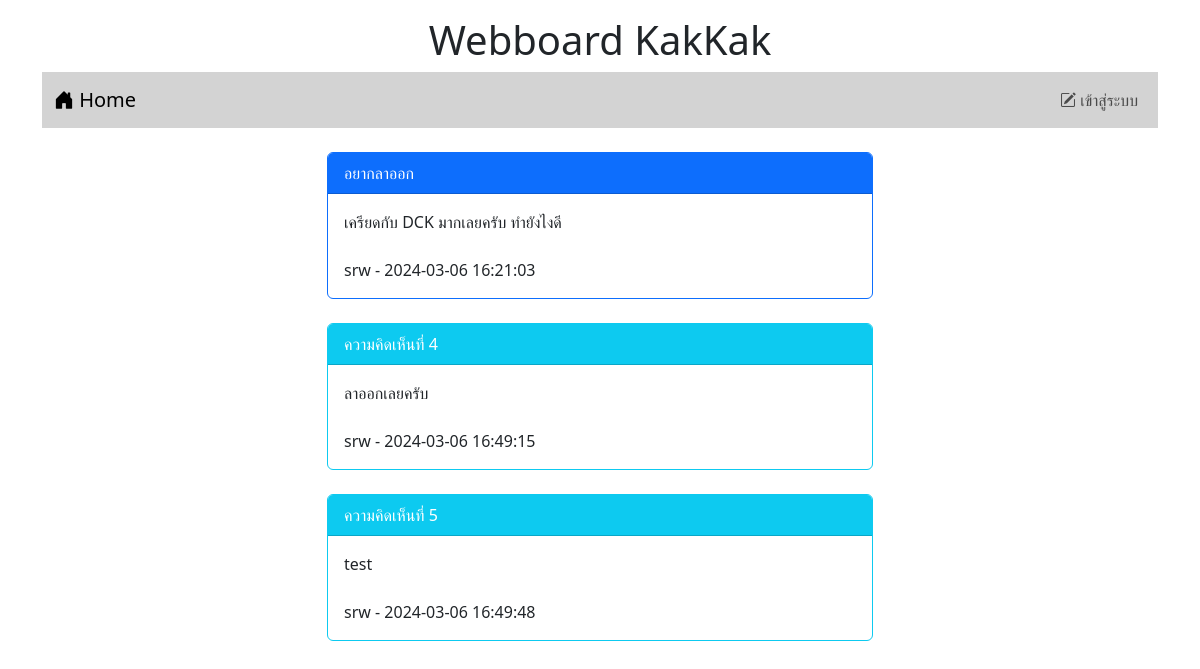
Screenshot of /post.php?id=8 with the database file from the repository.
### tables this page shows
CREATE TABLE `post` (
  `id` int(11) NOT NULL,
  `title` varchar(128) NOT NULL,
  `content` varchar(2048) NOT NULL,
  `post_date` datetime NOT NULL,
  `cat_id` int(11) NOT NULL,
  `user_id` int(11) NOT NULL
);

CREATE TABLE `user` (
  `id` int(11) NOT NULL,
  `login` varchar(32) NOT NULL,
  `password` varchar(64) NOT NULL,
  `name` varchar(64) NOT NULL,
  `gender` char(1) NOT NULL,
  `email` varchar(32) NOT NULL,
  `role` char(1) NOT NULL
);

CREATE TABLE `comment` (
  `id` int(11) NOT NULL,
  `content` varchar(20148) NOT NULL,
  `post_date` datetime NOT NULL,
  `user_id` int(11) NOT NULL,
  `post_id` int(11) NOT NULL
);

### post.php (the view, shortened to what this page needs)
<!DOCTYPE html>
<html lang="en">
<head>
    <link rel="stylesheet" href="bootstrap-5.3.2-dist/css/bootstrap.min.css">
    <link rel="stylesheet" href="https://cdn.jsdelivr.net/npm/bootstrap-icons@1.11.3/font/bootstrap-icons.min.css">
</head>
<body>
    <div class="container-lg">
        <h1 style = "text-align : center;" class = "mt-3">Webboard KakKak</h1>
        <?php include "nav.php" ?>
        <div class="row mt-4">
            <div class="col-lg-3 col-md-2 col-sm-1"></div>
            <div class="col-lg-6 col-md-8 col-sm-10">
            <?php
                $conn = new PDO("mysql:host=localhost;dbname=webboard;charset=utf8","root","");
                $sql = "SELECT post.title , post.content , post.post_date , user.login FROM post INNER JOIN user on (post.user_id = user.id) WHERE post.id = $_GET[id]";
                $result = $conn->query($sql);
                while($row = $result ->fetch()){
                        echo "<div class='card border-primary'>";
                        echo "<div class='card-header bg-primary text-white'>$row[0]</div>";
                        echo "<div class='card-body'>$row[1] <BR><BR> $row[3] - $row[2]</div>";
                        echo "</div><BR>";
                    }
            ?>
            <?php
                $conn = new PDO("mysql:host=localhost;dbname=webboard;charset=utf8","root","");
                $sql = "SELECT comment.id , comment.content , comment.post_date , user.login FROM comment INNER JOIN user on (comment.user_id = user.id) WHERE comment.post_id = $_GET[id]";
                $result = $conn->query($sql);
                while($row = $result ->fetch()){
                        echo "<div class='card border-info'>";
                        echo "<div class='card-header bg-info text-white'>ความคิดเห็นที่ $row[0]</div>";
                        echo "<div class='card-body'>$row[1] <BR><BR> $row[3] - $row[2]</div>";
                        echo "</div><BR>";
                    }
            ?>
                <br>
            </div>
            <div class="col-lg-3 col-md-2 sol-sm-1"></div>
        </div>
    </div>
</body>
</html>

### rows the page displays
post: title "อยากลาออก", content "เครียดกับ DCK มากเลยครับ ทำยังไงดี", user.login "srw", post_date "2024-03-06 16:21:03"
comment: id "4", content "ลาออกเลยครับ", user.login "srw", post_date "2024-03-06 16:49:15"
comment: id "5", content "test", user.login "srw", post_date "2024-03-06 16:49:48"
